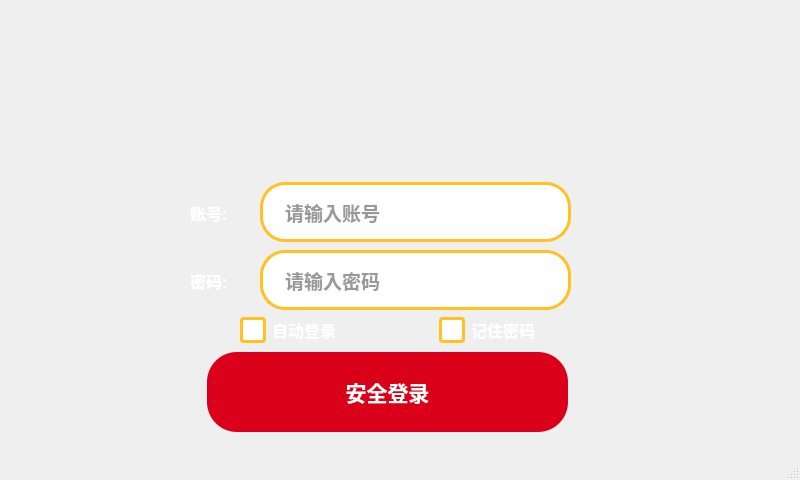
<?xml version="1.0" encoding="UTF-8"?>
<ui version="4.0">
 <class>MainWindow</class>
 <widget class="QMainWindow" name="MainWindow">
  <property name="geometry">
   <rect>
    <x>0</x>
    <y>0</y>
    <width>800</width>
    <height>480</height>
   </rect>
  </property>
  <property name="minimumSize">
   <size>
    <width>800</width>
    <height>480</height>
   </size>
  </property>
  <property name="maximumSize">
   <size>
    <width>800</width>
    <height>480</height>
   </size>
  </property>
  <property name="windowTitle">
   <string>MainWindow</string>
  </property>
  <property name="styleSheet">
   <string notr="true">* {
    font-family: &quot;微软雅黑&quot;, &quot;Microsoft YaHei UI&quot;, Arial;
    font-weight: bold;  /* 麦当劳文字基本都是粗体 */
    font-size: 12pt;
}

QMainWindow {
	background-image: url(:/new/prefix1/1.jpg);
}

QPushButton#btn_imag {

    border-radius: 60px;          /* 越大越圆，50px基本是个正圆大按钮 */
	border-image: url(:/new/prefix1/2.jpg);

}


QPushButton#btn_login {
    /* 经典麦当劳红底白字登录按钮 */
    background-color: #DA001A;
    color: white;
    border-radius: 30px;
    padding: 12px 40px;
    font-size: 16pt;
    font-weight: bold;
    border: none;
}

QPushButton#btn_login:hover {
    background-color: #FF1A2C;
}

QPushButton#btn_login:pressed {
    background-color: #B40015;
}

QPushButton#btn_reg {
    /* 注册按钮用亮黄色底红字，次要按钮 */
    background-color: #FFC222;
    color: #DA001A;
    border-radius: 30px;
    padding: 10px 30px;
    font-size: 14pt;
}

QPushButton#btn_reg:hover {
    background-color: #FFD700;
}

QCheckBox {
    color: white;                  /* 记住密码等文字用白色，在红色背景上清晰 */
    font-size: 12pt;
}

QCheckBox::indicator {
    width: 20px;
    height: 20px;
    border-radius: 4px;
    border: 3px solid #FFC222;
    background: white;
}

QCheckBox::indicator:checked {
    background: #FFC222;
    image: url(:/icons/check-mark.png);  /* 可选：放个黄色勾 */
}

/* 额外建议：输入框也一起麦当劳化 */
QLineEdit {
    background-color: white;
    border: 3px solid #FFC222;
    border-radius: 25px;
    padding: 12px 20px;
    font-size: 14pt;
    color: #333;
}

QLineEdit:focus {
    border: 3px solid #DA001A;
}

QLabel#label
{
	color: rgb(255, 255, 255);
 font-family: &quot;微软雅黑&quot;, &quot;Microsoft YaHei UI&quot;, Arial;
	font: 15pt &quot;3DS Fonticon&quot;;
 font-weight: bold;
}
QLabel#label_2
{
	color: rgb(255, 255, 255);
 font-family: &quot;微软雅黑&quot;, &quot;Microsoft YaHei UI&quot;, Arial;
	font: 15pt &quot;3DS Fonticon&quot;;
 font-weight: bold;
}</string>
  </property>
  <widget class="QWidget" name="centralwidget">
   <widget class="QPushButton" name="btn_login">
    <property name="geometry">
     <rect>
      <x>207</x>
      <y>352</y>
      <width>361</width>
      <height>80</height>
     </rect>
    </property>
    <property name="minimumSize">
     <size>
      <width>0</width>
      <height>80</height>
     </size>
    </property>
    <property name="text">
     <string>安全登录</string>
    </property>
   </widget>
   <widget class="QLabel" name="label">
    <property name="geometry">
     <rect>
      <x>190</x>
      <y>192</y>
      <width>61</width>
      <height>41</height>
     </rect>
    </property>
    <property name="minimumSize">
     <size>
      <width>45</width>
      <height>0</height>
     </size>
    </property>
    <property name="text">
     <string>账号:</string>
    </property>
   </widget>
   <widget class="QLineEdit" name="lineEdit_account">
    <property name="geometry">
     <rect>
      <x>260</x>
      <y>182</y>
      <width>311</width>
      <height>60</height>
     </rect>
    </property>
    <property name="sizePolicy">
     <sizepolicy hsizetype="Expanding" vsizetype="Expanding">
      <horstretch>0</horstretch>
      <verstretch>0</verstretch>
     </sizepolicy>
    </property>
    <property name="maximumSize">
     <size>
      <width>16777215</width>
      <height>60</height>
     </size>
    </property>
    <property name="placeholderText">
     <string>请输入账号</string>
    </property>
   </widget>
   <widget class="QPushButton" name="btn_imag">
    <property name="enabled">
     <bool>true</bool>
    </property>
    <property name="geometry">
     <rect>
      <x>330</x>
      <y>40</y>
      <width>120</width>
      <height>120</height>
     </rect>
    </property>
    <property name="minimumSize">
     <size>
      <width>0</width>
      <height>0</height>
     </size>
    </property>
    <property name="maximumSize">
     <size>
      <width>120</width>
      <height>120</height>
     </size>
    </property>
    <property name="text">
     <string/>
    </property>
   </widget>
   <widget class="QLabel" name="label_2">
    <property name="geometry">
     <rect>
      <x>190</x>
      <y>260</y>
      <width>61</width>
      <height>41</height>
     </rect>
    </property>
    <property name="minimumSize">
     <size>
      <width>45</width>
      <height>0</height>
     </size>
    </property>
    <property name="text">
     <string>密码:</string>
    </property>
   </widget>
   <widget class="QLineEdit" name="lineEdit_password">
    <property name="geometry">
     <rect>
      <x>260</x>
      <y>250</y>
      <width>311</width>
      <height>60</height>
     </rect>
    </property>
    <property name="sizePolicy">
     <sizepolicy hsizetype="Expanding" vsizetype="Expanding">
      <horstretch>0</horstretch>
      <verstretch>0</verstretch>
     </sizepolicy>
    </property>
    <property name="maximumSize">
     <size>
      <width>16777215</width>
      <height>60</height>
     </size>
    </property>
    <property name="placeholderText">
     <string>请输入密码</string>
    </property>
   </widget>
   <widget class="QWidget" name="layoutWidget">
    <property name="geometry">
     <rect>
      <x>240</x>
      <y>310</y>
      <width>391</width>
      <height>41</height>
     </rect>
    </property>
    <layout class="QHBoxLayout" name="horizontalLayout">
     <item>
      <widget class="QCheckBox" name="checkBox">
       <property name="text">
        <string>自动登录</string>
       </property>
      </widget>
     </item>
     <item>
      <widget class="QCheckBox" name="checkBox_2">
       <property name="text">
        <string>记住密码</string>
       </property>
      </widget>
     </item>
    </layout>
   </widget>
  </widget>
  <widget class="QMenuBar" name="menubar">
   <property name="geometry">
    <rect>
     <x>0</x>
     <y>0</y>
     <width>800</width>
     <height>33</height>
    </rect>
   </property>
  </widget>
  <widget class="QStatusBar" name="statusbar"/>
 </widget>
 <resources/>
 <connections/>
</ui>
